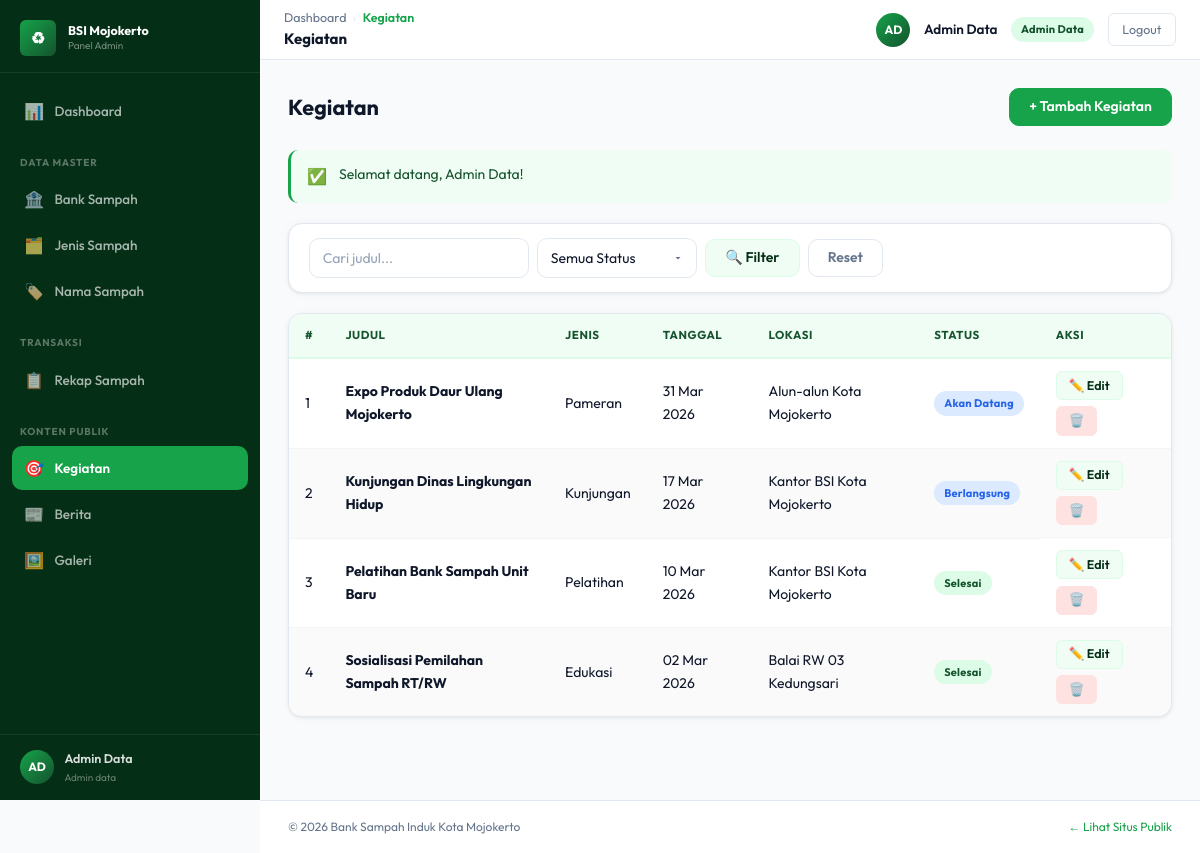
The app's page /admin/kegiatan/index.php (signed in) with its own data.
### tables this page shows
CREATE TABLE `kegiatan` (
  `id` int UNSIGNED NOT NULL,
  `judul` varchar(255) NOT NULL,
  `jenis_kegiatan` varchar(100) NOT NULL,
  `tanggal` date NOT NULL,
  `tanggal_selesai` date DEFAULT NULL,
  `lokasi` varchar(255) DEFAULT NULL,
  `deskripsi` text,
  `foto` varchar(255) DEFAULT NULL,
  `status` enum('akan_datang','berlangsung','selesai') NOT NULL DEFAULT 'akan_datang'
);

### core/Request.php (called while the page is built, shortened)
<?php
class Request
{
    public static function get(string $key, mixed $default = null): mixed
    {
        if (!isset($_GET[$key])) return $default;
        return self::sanitizeStr($_GET[$key]);
    }
}

### models/KegiatanModel.php (called while the page is built, shortened)
<?php
require_once dirname(__DIR__) . '/config/database.php';
function kegiatan_getAll(string $search = '', string $status = ''): array {
    $sql = "SELECT * FROM kegiatan WHERE 1=1";
    $params = [];
    $sql .= " ORDER BY tanggal DESC";
    return Database::query($sql, $params);
}

### core/Database.php (called while the page is built, shortened)
<?php
class Database
{
    private static ?PDO $instance = null;
    public static function getInstance(): PDO
    {
        if (self::$instance === null) {
            $dsn = sprintf(
                'mysql:host=%s;port=%s;dbname=%s;charset=utf8mb4',
                DB_HOST, DB_PORT, DB_NAME
            );
            self::$instance = new PDO($dsn, DB_USER, DB_PASS, [
                PDO::ATTR_ERRMODE            => PDO::ERRMODE_EXCEPTION,
                PDO::ATTR_DEFAULT_FETCH_MODE => PDO::FETCH_ASSOC,
                PDO::ATTR_EMULATE_PREPARES   => false,
                PDO::MYSQL_ATTR_INIT_COMMAND => "SET NAMES utf8mb4 COLLATE utf8mb4_unicode_ci",
            ]);
        }
        return self::$instance;
    }
    public static function query(string $sql, array $params = []): array
    {
        $stmt = self::getInstance()->prepare($sql);
        $stmt->execute($params);
        return $stmt->fetchAll();
    }
}

### admin/kegiatan/index.php (the view, shortened to what this page needs)
<?php
require_once dirname(__DIR__, 2) . '/config/database.php';
require_once dirname(__DIR__, 2) . '/core/Helper.php';
require_once dirname(__DIR__, 2) . '/core/Request.php';
require_once dirname(__DIR__, 2) . '/models/KegiatanModel.php';
$search = Request::get('search',''); $status = Request::get('status','');
$data = kegiatan_getAll($search,$status);
require_once dirname(__DIR__, 2) . '/templates/admin/header.php';
require_once dirname(__DIR__, 2) . '/templates/admin/sidebar.php';
require_once dirname(__DIR__, 2) . '/templates/admin/topbar.php';
?>
<div class="page-header">
    <div><h1 class="page-title">Kegiatan</h1></div>
    <a href="tambah.php" class="btn btn-primary">+ Tambah Kegiatan</a>
</div>
<?php require_once dirname(__DIR__, 2) . '/templates/admin/flash.php' ?>
<form method="GET" class="filter-bar">
    <input type="text" name="search" class="form-control" style="width:220px;" value="<?= e($search) ?>" placeholder="Cari judul...">
    <select name="status" class="form-control" style="width:160px;">
        <option value="">Semua Status</option>
    </select>
    <button type="submit" class="btn btn-secondary">🔍 Filter</button>
    <a href="index.php" class="btn btn-outline">Reset</a>
</form>
<div class="table-wrapper">
    <table class="data-table">
        <thead><tr><th>#</th><th>Judul</th><th>Jenis</th><th>Tanggal</th><th>Lokasi</th><th>Status</th><th>Aksi</th></tr></thead>
        <tbody>
        <?php if (empty($data)): ?>
            <tr><td colspan="7"><div class="empty-state"><div class="empty-state-icon">🎯</div><h3>Belum ada data kegiatan</h3></div></td></tr>
        <?php else: foreach ($data as $i => $row): ?>
            <tr>
                <td><?= $i+1 ?></td>
                <td><strong><?= e($row['judul']) ?></strong></td>
                <td><?= e($row['jenis_kegiatan']) ?></td>
                <td><?= formatTanggal($row['tanggal']) ?><?= $row['tanggal_selesai']?' — '.formatTanggal($row['tanggal_selesai']):'' ?></td>
                <td><?= e($row['lokasi']) ?></td>
                <td><?= badgeStatus($row['status']) ?></td>
                <td class="action-cell">
                    <a href="edit.php?id=<?= (int)$row['id'] ?>" class="btn btn-sm btn-secondary">✏️ Edit</a>
                    <form method="POST" action="proses.php" class="inline-form" onsubmit="return confirm('Hapus kegiatan ini?')">
                        <button class="btn btn-sm btn-danger">🗑️</button>
                    </form>
                </td>
            </tr>
        <?php endforeach; endif ?>
        </tbody>
    </table>
</div>
<?php require_once dirname(__DIR__, 2) . '/templates/admin/footer.php' ?>

### core/Helper.php (shortened to what this page needs)
<?php
function e(mixed $val): string
{
    return htmlspecialchars((string)$val, ENT_QUOTES | ENT_SUBSTITUTE, 'UTF-8');
}
function formatTanggal(string $tanggal, string $format = 'd M Y'): string
{
    try {
        return (new DateTime($tanggal))->format($format);
    } catch (Exception) {
        return $tanggal;
    }
}
function badgeStatus(string $status): string
{
    $map = [
        'akan_datang'  => ['class' => 'badge-info',    'label' => 'Akan Datang'],
        'berlangsung'  => ['class' => 'badge-berlangsung', 'label' => 'Berlangsung'],
        'selesai'      => ['class' => 'badge-success', 'label' => 'Selesai'],
        'draft'        => ['class' => 'badge-draft',   'label' => 'Draft'],
        'publish'      => ['class' => 'badge-success', 'label' => 'Publish'],
    ];
    $d = $map[$status] ?? ['class' => 'badge-gray', 'label' => ucfirst($status)];
    return '<span class="badge ' . $d['class'] . '">' . $d['label'] . '</span>';
}
function badgeRole(string $role): string
{
    $map = [
        'super_admin'       => ['class' => 'badge-purple',  'label' => 'Super Admin'],
        'admin_data'        => ['class' => 'badge-success', 'label' => 'Admin Data'],
        'admin_operasional' => ['class' => 'badge-info',    'label' => 'Admin Ops'],
    ];
    $d = $map[$role] ?? ['class' => 'badge-gray', 'label' => $role];
    return '<span class="badge ' . $d['class'] . '">' . $d['label'] . '</span>';
}

### assets/css/variables.css (style rules this page uses)
:root { --color-primary: #16a34a; --color-primary-dark: #052e16; --color-primary-mid: #14532d; --color-primary-light: #dcfce7; --color-primary-pale: #f0fdf4; --color-primary-accent: #4ade80; --color-bg: #f8fafc; --color-surface: #ffffff; --color-border: #e2e8f0; --color-border-light: #f1f5f9; --color-text: #0f172a; --color-text-muted: #64748b; --color-text-light: #94a3b8; --color-danger: #dc2626; --color-danger-light: #fee2e2; --color-warning: #d97706; --color-warning-light: #fef3c7; --color-info: #2563eb; --color-info-light: #dbeafe; --color-purple: #7c3aed; --color-purple-light: #ede9fe; --font-display: 'Playfair Display', Georgia, serif; --font-body: 'Outfit', 'Segoe UI', system-ui, sans-serif; --font-mono: 'JetBrains Mono', 'Courier New', monospace; --radius-sm: 6px; --radius: 10px; --radius-md: 14px; --radius-lg: 20px; --radius-xl: 28px; --shadow-sm: 0 1px 3px rgba(0,0,0,.06), 0 1px 8px rgba(0,0,0,.04); --shadow: 0 2px 8px rgba(0,0,0,.08), 0 4px 16px rgba(0,0,0,.06); --shadow-md: 0 4px 24px rgba(0,0,0,.10); --shadow-lg: 0 12px 48px rgba(0,0,0,.14); --sidebar-width: 260px; --topbar-height: 60px; --transition: all 0.18s ease; --transition-fast: all 0.1s ease; }

### assets/css/components.css (style rules this page uses)
.btn { display: inline-flex; align-items: center; gap: 0.4rem; font-family: var(--font-body); font-weight: 600; font-size: 14px; padding: 0.5rem 1.2rem; border-radius: var(--radius); border: 1.5px solid transparent; cursor: pointer; transition: var(--transition); text-decoration: none; white-space: nowrap; user-select: none; line-height: 1.4; }
.btn-primary { background-color: var(--color-primary); color: #ffffff; border-color: var(--color-primary); }
.btn-secondary { background-color: var(--color-primary-pale); color: var(--color-primary-dark); border-color: var(--color-primary-light); }
.btn-outline { background-color: transparent; color: var(--color-text-muted); border-color: var(--color-border); }
.btn-danger { background-color: var(--color-danger-light); color: var(--color-danger); border-color: var(--color-danger-light); }
.btn-sm { padding: 0.3rem 0.75rem; font-size: 12.5px; border-radius: var(--radius-sm); }
.badge { display: inline-flex; align-items: center; font-size: 11px; font-weight: 700; padding: 3px 10px; border-radius: 99px; white-space: nowrap; letter-spacing: 0.02em; }
.badge-success { background-color: var(--color-primary-light); color: var(--color-primary-mid); }
.badge-info, .badge-berlangsung { background-color: var(--color-info-light); color: var(--color-info); }
.form-control { display: block; width: 100%; padding: 0.55rem 0.8rem; border: 1.5px solid var(--color-border); border-radius: var(--radius); font-size: 14px; font-family: var(--font-body); color: var(--color-text); background-color: var(--color-surface); transition: border-color 0.15s, box-shadow 0.15s; line-height: 1.5; }
.form-control::placeholder { color: var(--color-text-light); }
select.form-control { background-repeat: no-repeat; background-position: right 0.75rem center; padding-right: 2.25rem; cursor: pointer; }
.inline-form { display: inline; }

### records on screen
kegiatan: judul "Expo Produk Daur Ulang Mojokerto", jenis_kegiatan "Pameran", tanggal "31 Mar 2026", lokasi "Alun-alun Kota Mojokerto", status "Akan Datang"
kegiatan: judul "Kunjungan Dinas Lingkungan Hidup", jenis_kegiatan "Kunjungan", tanggal "17 Mar 2026", lokasi "Kantor BSI Kota Mojokerto", status "Berlangsung"
kegiatan: judul "Pelatihan Bank Sampah Unit Baru", jenis_kegiatan "Pelatihan", tanggal "10 Mar 2026", lokasi "Kantor BSI Kota Mojokerto", status "Selesai"
kegiatan: judul "Sosialisasi Pemilahan Sampah RT/RW", jenis_kegiatan "Edukasi", tanggal "02 Mar 2026", lokasi "Balai RW 03 Kedungsari", status "Selesai"

### other values on screen
$initials "AD"
$userName "Admin Data"
str_replace('_', ' ', ucfirst($userRole)) "Admin data"
$crumb['label'] "Kegiatan"
$topbarTitle "Kegiatan"
$d['label'] "Admin Data"
$icon "✅"
$flash['message'] "Selamat datang, Admin Data!"
APP_NAME "Bank Sampah Induk Kota Mojokerto"
